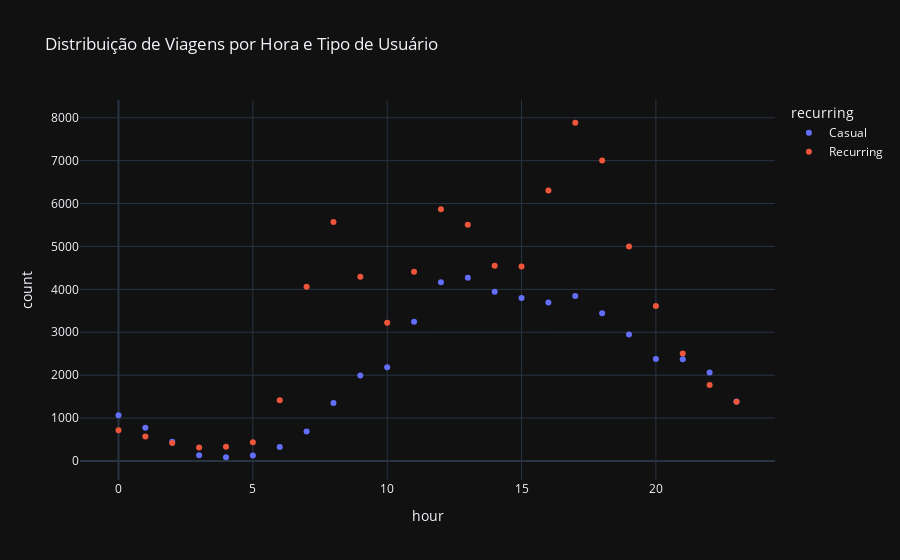

Notebook source saved alongside this figure:
### Markdown cell above
Scatter plot

### Code cell
fig = px.scatter(
    hour_dist,
    x='hour',
    y='count',
    color='recurring',
    title='Distribuição de Viagens por Hora e Tipo de Usuário',
    template = 'plotly_dark'
)

fig.write_image('./charts/hour_scatter.png', scale=2)
fig.show()

### Figure 1 — Plotly figure (JSON) as saved in the notebook; plotly's stock layout.template omitted (floating-point values rounded to 4 significant figures)
{"data": [{"hovertemplate": "recurring=Casual<br>hour=%{x}<br>count=%{y}<extra></extra>", "legendgroup": "Casual", "marker": {"color": "#636efa", "symbol": "circle"}, "mode": "markers", "name": "Casual", "orientation": "v", "showlegend": true, "type": "scatter", "x": [0, 1, 2, 3, 4, 5, 6, 7, 8, 9, 10, 11, 12, 13, 14, 15, 16, 17, 18, 19, 20, 21, 22, 23], "xaxis": "x", "y": [1067, 776, 449, 134, 87, 126, 326, 686, 1353, 1990, 2186, 3246, 4164, 4273, 3947, 3798, 3692, 3844, 3445, 2948, 2380, 2374, 2065, 1389], "yaxis": "y"}, {"hovertemplate": "recurring=Recurring<br>hour=%{x}<br>count=%{y}<extra></extra>", "legendgroup": "Recurring", "marker": {"color": "#EF553B", "symbol": "circle"}, "mode": "markers", "name": "Recurring", "orientation": "v", "showlegend": true, "type": "scatter", "x": [0, 1, 2, 3, 4, 5, 6, 7, 8, 9, 10, 11, 12, 13, 14, 15, 16, 17, 18, 19, 20, 21, 22, 23], "xaxis": "x", "y": [717, 568, 422, 313, 332, 436, 1416, 4061, 5569, 4296, 3222, 4409, 5869, 5504, 4548, 4534, 6307, 7884, 7004, 5000, 3612, 2505, 1771, 1383], "yaxis": "y"}], "layout": {"legend": {"title": {"text": "recurring"}, "tracegroupgap": 0}, "title": {"text": "Distribuição de Viagens por Hora e Tipo de Usuário"}, "xaxis": {"anchor": "y", "domain": [0, 1], "title": {"text": "hour"}}, "yaxis": {"anchor": "x", "domain": [0, 1], "title": {"text": "count"}}}}
